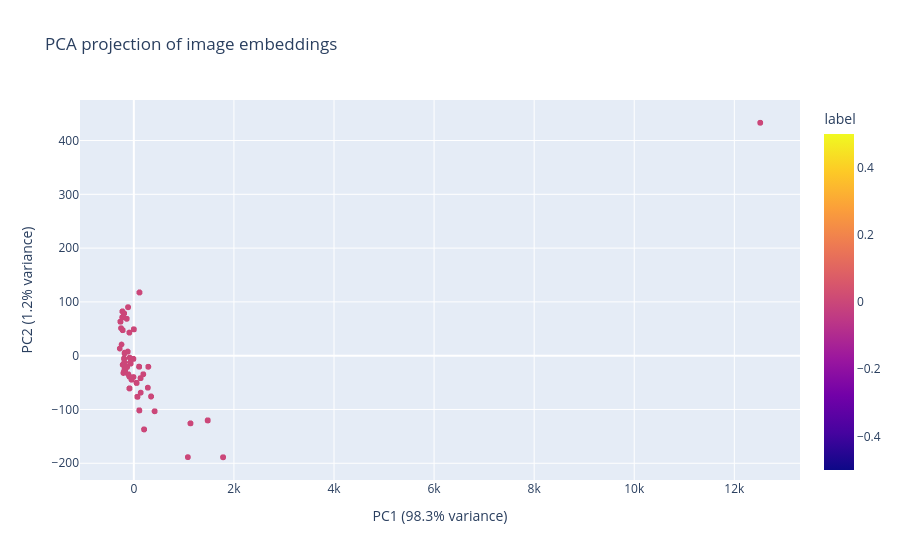

Here is the notebook cell this chart was saved with:
### Code cell
pca = PCA(n_components=2)
pca_embeddings = pca.fit_transform(embeddings)

pca_df = pd.DataFrame({
    "PC1": pca_embeddings[:, 0],
    "PC2": pca_embeddings[:, 1],
    "label": y,
})

fig = px.scatter(
    pca_df,
    x="PC1",
    y="PC2",
    color="label",
    hover_name="label",
    title="PCA projection of image embeddings",
    labels={
        "PC1": f"PC1 ({pca.explained_variance_ratio_[0]:.1%} variance)",
        "PC2": f"PC2 ({pca.explained_variance_ratio_[1]:.1%} variance)",
    },
)
fig.show()

### Figure 1 — Plotly figure (JSON) as saved in the notebook; plotly's stock layout.template omitted (floating-point values rounded to 4 significant figures; data arrays with more than 128 entries replaced by an {"elided": "..."} marker saying what was removed)
{"data": [{"hovertemplate": "<b>%{hovertext}</b><br><br>PC1 (98.3% variance)=%{x}<br>PC2 (1.2% variance)=%{y}<br>label=%{marker.color}<extra></extra>", "hovertext": {"elided": "8185 float values"}, "legendgroup": "", "marker": {"color": {"elided": "8185 float values"}, "coloraxis": "coloraxis", "symbol": "circle"}, "mode": "markers", "name": "", "showlegend": false, "x": {"elided": "8185 float values"}, "xaxis": "x", "y": {"elided": "8185 float values"}, "yaxis": "y", "type": "scattergl"}], "layout": {"xaxis": {"anchor": "y", "domain": [0.0, 1.0], "title": {"text": "PC1 (98.3% variance)"}}, "yaxis": {"anchor": "x", "domain": [0.0, 1.0], "title": {"text": "PC2 (1.2% variance)"}}, "coloraxis": {"colorbar": {"title": {"text": "label"}}, "colorscale": [[0.0, "#0d0887"], [0.1111, "#46039f"], [0.2222, "#7201a8"], [0.3333, "#9c179e"], [0.4444, "#bd3786"], [0.5556, "#d8576b"], [0.6667, "#ed7953"], [0.7778, "#fb9f3a"], [0.8889, "#fdca26"], [1.0, "#f0f921"]]}, "legend": {"tracegroupgap": 0}, "title": {"text": "PCA projection of image embeddings"}}}
